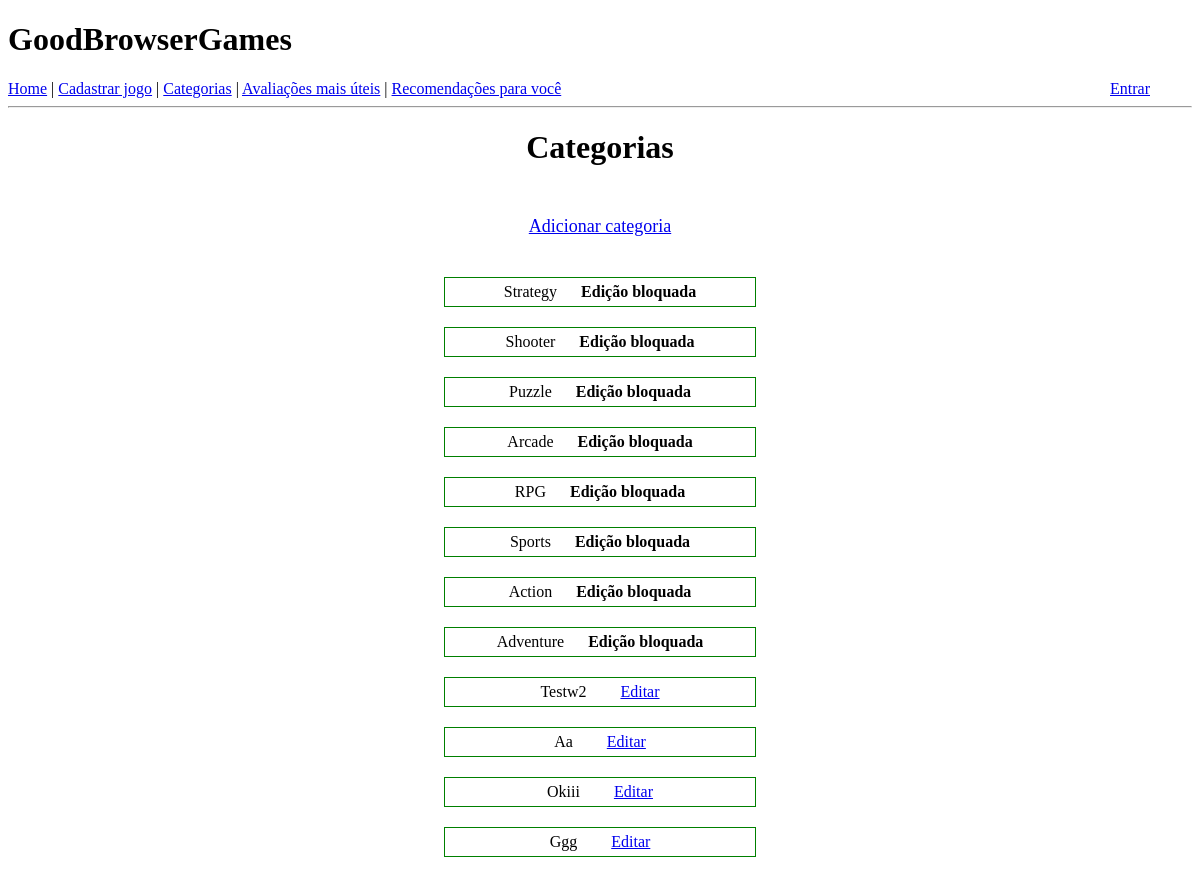
Page /listar-categorias on the earlier database version.
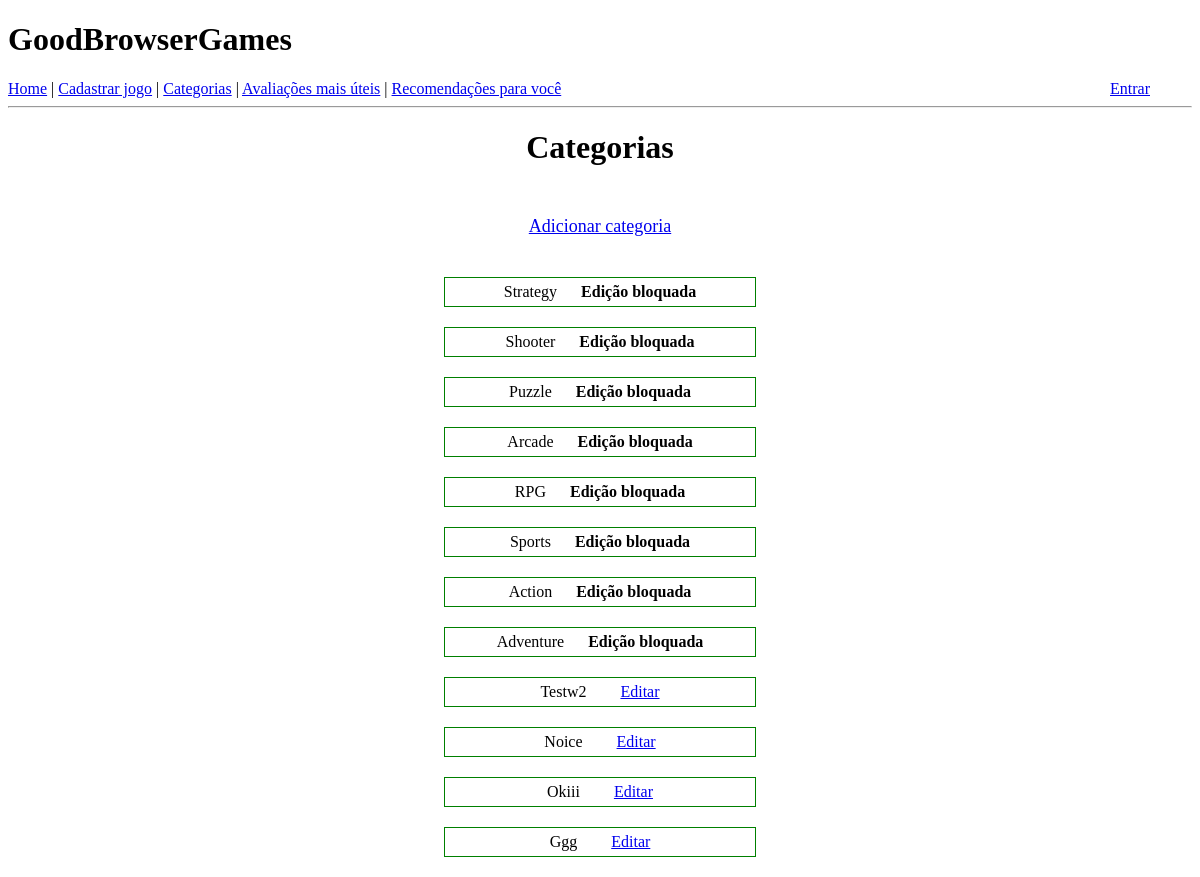
Same page on the later database version.
### app/models.py (models this page shows)
class Categoria(db.Model):
    id = db.Column(db.Integer, primary_key=True)
    nome = db.Column(db.String(64), index=True, unique=True)

### app/routes.py (the view)
@app.route("/listar-categorias", methods=["GET", "POST"])
def listar_categorias():
    categorias_base = [
        "Strategy",
        "Shooter",
        "Puzzle",
        "Arcade",
        "RPG",
        "Sports",
        "Action",
        "Adventure",
    ]
    categorias = list(Categoria.query.all())
    return render_template("lista_categorias.html", categorias=categorias, padroes=categorias_base)

### app/templates/lista_categorias.html (shortened to what this page needs)
{% extends "base.html" %}
{% block content %}
    <div id="container">
        <h1 style="margin-bottom: 50px;">Categorias</h1>
        <div>
            <p style="margin-bottom: 40px; font-size: large;"><a href="/criar-categoria">Adicionar categoria</a></p>
        </div>
        {% for cat in padroes %}
        <div class="categoria">
            <span>{{ cat }}</span>
            <p style="display: inline; margin-left: 20px;"><b>Edição bloquada</b></p>
        </div>
        {% endfor %}
        {% if categorias %}
            {% for cat in categorias %}
            <div class="categoria">
                <span>{{ cat.nome.capitalize() }}</span>
                <p class="botoes"><a href="/editar-categoria/{{cat.id}}">Editar</a></p>
            </div>
            {% endfor %}
        {% endif %}
    </div>
{% endblock %}

Differences in the rows shown:
changed Categoria: nome "Aa" → "Noice"
